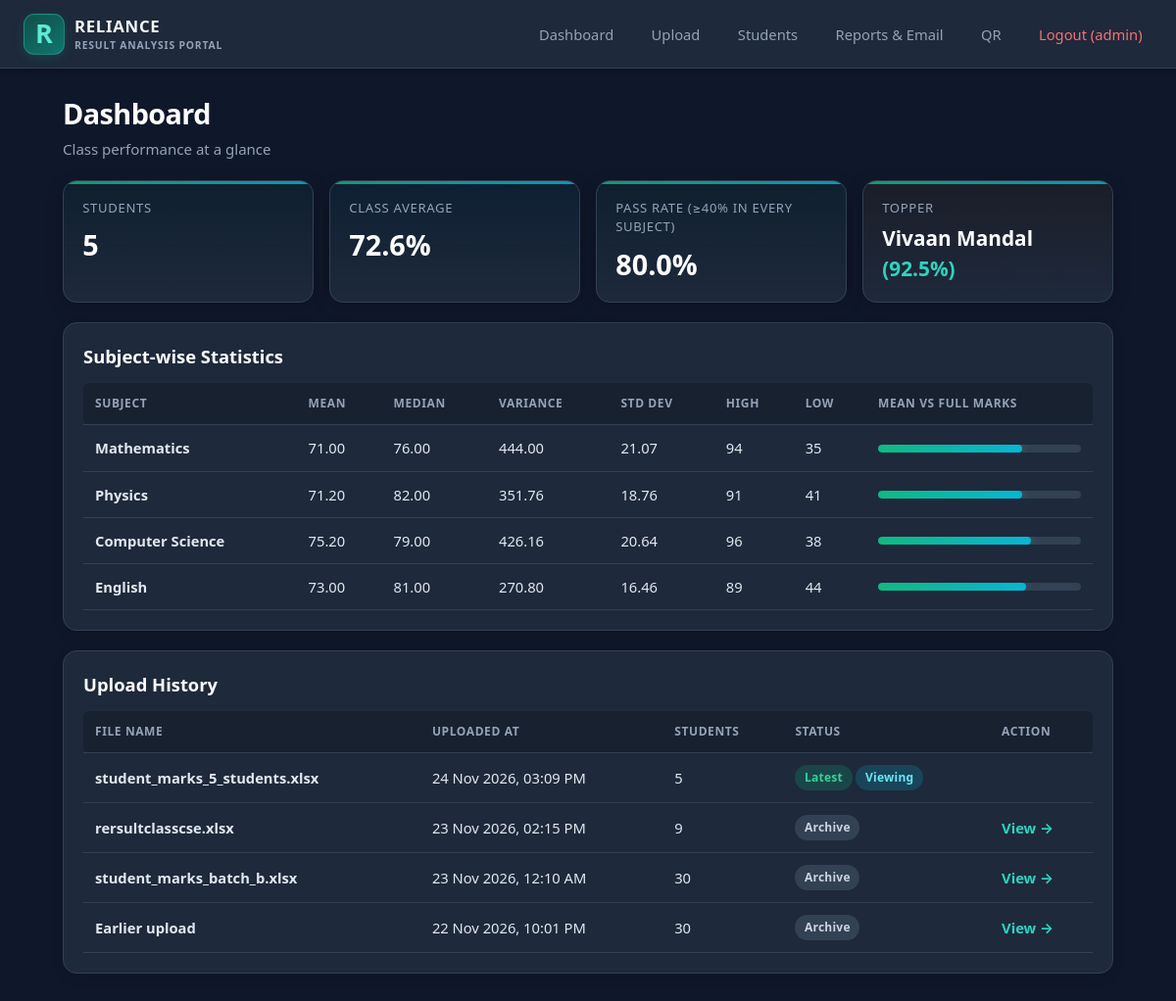
Screenshot of / (signed in) with the database file from the repository.
### tables this page shows
CREATE TABLE "results_4" (
"Roll" TEXT,
  "Name" TEXT,
  "Email" TEXT,
  "Mathematics" INTEGER,
  "Physics" INTEGER,
  "Computer Science" INTEGER,
  "English" INTEGER
);

CREATE TABLE uploads(id INTEGER PRIMARY KEY AUTOINCREMENT, filename TEXT, students INTEGER, uploaded_at TEXT);

### app.py (the view)
@app.route("/")
@login_required
def dashboard():
    df, subs = load()
    if df is None:
        return render_template("dashboard.html", empty=True)
    stats = sra.subject_stats(df, subs)
    e = enrich(df, subs)
    info = {
        "students": len(df),
        "subjects": len(subs),
        "avg": round(e["Percent"].mean(), 2),
        "pass_pct": round(e["Pass"].mean() * 100, 1),
        "topper": e.iloc[0]["Name"],
        "top_pct": e.iloc[0]["Percent"]
    }
    return render_template(
        "dashboard.html",
        empty=False,
        info=info,
        stats=stats,
        max_marks=sra.MAX_MARKS,
        pass_percent=PASS_PERCENT,
        history=uploads_history(),
    )

### app.py (called while the page is built)
def db():
    return sqlite3.connect(DB)

def selected_upload():
    with db() as c:
        latest = c.execute("SELECT MAX(id) FROM uploads").fetchone()[0]
        if latest is None:
            return None, None
        want = session.get("view_upload")
        if want and c.execute("SELECT 1 FROM uploads WHERE id=?", (want,)).fetchone():
            return want, latest
    return latest, latest

def uploads_history():
    uid, _ = selected_upload()
    with db() as c:
        rows = c.execute("SELECT id, filename, students, uploaded_at FROM uploads ORDER BY id DESC").fetchall()
    return [dict(id=r[0], filename=r[1], students=r[2], at=r[3], viewing=(r[0] == uid), latest=(i == 0))
            for i, r in enumerate(rows)]

def load():
    uid, _ = selected_upload()
    if uid is None:
        return None, []
    try:
        with db() as c:
            df = pd.read_sql(f"SELECT * FROM results_{int(uid)}", c)
    except Exception:
        return None, []
    return df, [x for x in df.columns if x not in IDS]

def login_required(f):
    @wraps(f)
    def w(*a, **k):
        if "user" not in session:
            return redirect(url_for("login"))
        return f(*a, **k)
    return w

def enrich(df, subs):
    df = df.copy()
    df["Total"] = df[subs].sum(axis=1)
    df["Percent"] = (
        df["Total"] / (len(subs) * sra.MAX_MARKS) * 100
    ).round(2)
    df["Rank"] = (
        df["Total"]
        .rank(method="min", ascending=False)
        .astype(int)
    )
    pass_mark = sra.MAX_MARKS * PASS_PERCENT / 100
    df["Pass"] = (df[subs] >= pass_mark).all(axis=1)
    return df.sort_values("Rank")

@app.context_processor
def inject():
    ctx = {"brand": BRAND, "user": session.get("user"), "viewing_old": False}
    if "user" in session:
        uid, latest = selected_upload()
        if uid and uid != latest:
            with db() as c:
                name, at = c.execute(
                    "SELECT filename, uploaded_at FROM uploads WHERE id=?", (uid,)
                ).fetchone()
            ctx.update(viewing_old=True, old_name=name, old_date=at)
    return ctx

### student_result_analysis.py (called while the page is built)
def subject_stats(df, subjects, ddof=0):
    stats = {}
    for s in subjects:
        col = df[s].dropna()
        stats[s] = {
            "Mean": col.mean(),
            "Median": col.median(),
            "Variance": col.var(ddof=ddof),
            "Std Dev": col.std(ddof=ddof),
            "Highest": col.max(),
            "Lowest": col.min(),
        }
    return stats

### templates/dashboard.html
{% extends "base.html" %}
{% block body %}
<h1>Dashboard</h1>
<div class="sub">Class performance at a glance</div>
{% if empty %}
<div class="card center">
    <h2>No data yet</h2>
    <p>Upload the marks Excel file to begin.</p>
    <a class="btn" href="/upload">Upload Excel</a>
</div>
{% else %}
<div class="grid">
    <div class="stat c1">
        <small>Students</small>
        <h2>{{ info.students }}</h2>
    </div>
    <div class="stat c2">
        <small>Class Average</small>
        <h2>{{ info.avg }}%</h2>
    </div>
    <div class="stat c3">
        <small>Pass Rate (≥{{ pass_percent|int }}% in every subject)</small>
        <h2>{{ info.pass_pct }}%</h2>
    </div>
    <div class="stat c4">
        <small>Topper</small>
        <h2 style="font-size:1.3rem">
            {{ info.topper }}
            <span style="color:#2dd4bf">
                ({{ info.top_pct }}%)
            </span>
        </h2>
    </div>
</div>
<div class="card">
    <h2>Subject-wise Statistics</h2>
    <table>
        <tr>
            <th>Subject</th>
            <th>Mean</th>
            <th>Median</th>
            <th>Variance</th>
            <th>Std Dev</th>
            <th>High</th>
            <th>Low</th>
            <th>Mean vs Full Marks</th>
        </tr>
        {% for s, v in stats.items() %}
        <tr>
            <td><b>{{ s }}</b></td>
            <td>{{ '%.2f'|format(v['Mean']) }}</td>
            <td>{{ '%.2f'|format(v['Median']) }}</td>
            <td>{{ '%.2f'|format(v['Variance']) }}</td>
            <td>{{ '%.2f'|format(v['Std Dev']) }}</td>
            <td>{{ v['Highest']|int }}</td>
            <td>{{ v['Lowest']|int }}</td>
            <td>
                <div class="bar"
                     title="Mean: {{ '%.2f'|format(v['Mean']) }}">
                    <i style="width:{{ (v['Mean'] / max_marks * 100)|round(1) }}%">
                    </i>
                </div>
            </td>
        </tr>
        {% endfor %}
    </table>
</div>
<div class="card">
    <h2>Upload History</h2>
    <table>
        <tr>
            <th>File Name</th>
            <th>Uploaded At</th>
            <th>Students</th>
            <th>Status</th>
            <th>Action</th>
        </tr>
        {% for u in history %}
        <tr>
            <td><b>{{ u.filename }}</b></td>
            <td>{{ u.at }}</td>
            <td>{{ u.students }}</td>
            <td>
                {% if u.latest %}
                    <span class="tag pass">Latest</span>
                {% else %}
                    <span class="tag"
                          style="background:#334155;color:#cbd5e1">
                        Archive
                    </span>
                {% endif %}
                {% if u.viewing %}
                    <span class="tag"
                          style="background:rgba(6,182,212,0.2);color:#67e8f9">
                        Viewing
                    </span>
                {% endif %}
            </td>
            <td>
                {% if not u.viewing %}
                    <a class="rowlink"
                       href="/view/{{ u.id }}">
                        View →
                    </a>
                {% endif %}
            </td>
        </tr>
        {% else %}
        <tr>
            <td colspan="5">
                No upload history available.
            </td>
        </tr>
        {% endfor %}
    </table>
</div>
{% endif %}
{% endblock %}

### static/style.css (style rules this page uses)
:root { --p: #14b8a6; --k: #0d9488; --o: #f59e0b; --g: #10b981; --bg: #0f172a; --tx: #f1f5f9; --card: #1e293b; --nav: #1e293b; --border: #334155; --muted: #94a3b8; --table-head: #172235; --shadow: 0 5px 18px rgba(0, 0, 0, 0.18); }
* { box-sizing: border-box; }
html { scroll-behavior: smooth; }
body { margin: 0; min-height: 100vh; font-family: Inter, system-ui, Segoe UI, Roboto, sans-serif; background: var(--bg); color: var(--tx); line-height: 1.6; }
h1 { margin: 0 0 5px; font-size: 2rem; font-weight: 750; color: #f8fafc; }
h2, h3, h4 { color: #f1f5f9; }
.sub { color: var(--muted); margin-bottom: 22px; }
.grid { display: grid; grid-template-columns: repeat( auto-fit, minmax(200px, 1fr) ); gap: 18px; margin-bottom: 24px; }
.card { background: var(--card); border: 1px solid var(--border); border-radius: 16px; padding: 22px; box-shadow: var(--shadow); overflow-x: auto; transition: transform 0.25s ease, box-shadow 0.25s ease; }
.stat { background: linear-gradient( 145deg, #17283a, #1e293b ); color: #fff; border: 1px solid var(--border); border-top: 4px solid var(--p); border-radius: 16px; padding: 20px; box-shadow: var(--shadow); transition: transform 0.25s ease, border-color 0.25s ease; }
.stat small { color: var(--muted); opacity: 1; text-transform: uppercase; letter-spacing: 0.7px; font-size: 0.78rem; }
.stat h2 { margin: 8px 0 0; font-size: 1.9rem; color: #fff; font-weight: 750; }
.c1 { border-top-color: #14b8a6; }
.c2 { border-top-color: #06b6d4; }
.c3 { border-top-color: #f59e0b; }
.c4 { border-top-color: #10b981; }
table { width: 100%; border-collapse: collapse; min-width: 600px; }
th { text-align: left; background: var(--table-head); color: #94a3b8; padding: 13px; font-size: 0.82rem; text-transform: uppercase; letter-spacing: 0.5px; }
td { padding: 13px; border-bottom: 1px solid var(--border); color: #e2e8f0; }
th:first-child { border-radius: 6px 0 0 6px; }
th:last-child { border-radius: 0 6px 6px 0; }
.bar { background: #334155; border-radius: 10px; height: 10px; min-width: 90px; overflow: hidden; }
.bar i { display: block; height: 100%; border-radius: 10px; background: linear-gradient( 90deg, #0d9488, #2dd4bf ); transition: width 0.5s ease; }
.tag { padding: 4px 11px; border-radius: 20px; font-size: 0.8rem; font-weight: 650; display: inline-block; }
.pass { background: #064e3b; color: #a7f3d0; }
a.rowlink { color: #2dd4bf; font-weight: 650; text-decoration: none; }

### rows the page displays
results_4: topper "Vivaan Mandal"
uploads: filename "student_marks_5_students.xlsx", at "24 Nov 2026, 03:09 PM", students "5", shows "Latest", shows "Viewing"
uploads: filename "rersultclasscse.xlsx", at "23 Nov 2026, 02:15 PM", students "9", shows "Archive"
uploads: filename "student_marks_batch_b.xlsx", at "23 Nov 2026, 12:10 AM", students "30", shows "Archive"
uploads: filename "Earlier upload", at "22 Nov 2026, 10:01 PM", students "30", shows "Archive"

### other values shown
{{ user }} "admin"
{{ info.students }} "5"
{{ info.avg }} "72.6"
{{ pass_percent|int }} "40"
{{ info.pass_pct }} "80.0"
{{ info.top_pct }} "92.5"
{{ s }} "Mathematics" "Physics" "Computer Science" "English"
{{ '%.2f'|format(v['Mean']) }} "71.00" "71.20" "75.20" "73.00"
{{ '%.2f'|format(v['Median']) }} "76.00" "82.00" "79.00" "81.00"
{{ '%.2f'|format(v['Variance']) }} "444.00" "351.76" "426.16" "270.80"
{{ '%.2f'|format(v['Std Dev']) }} "21.07" "18.76" "20.64" "16.46"
{{ v['Highest']|int }} "94" "91" "96" "89"
{{ v['Lowest']|int }} "35" "41" "38" "44"
